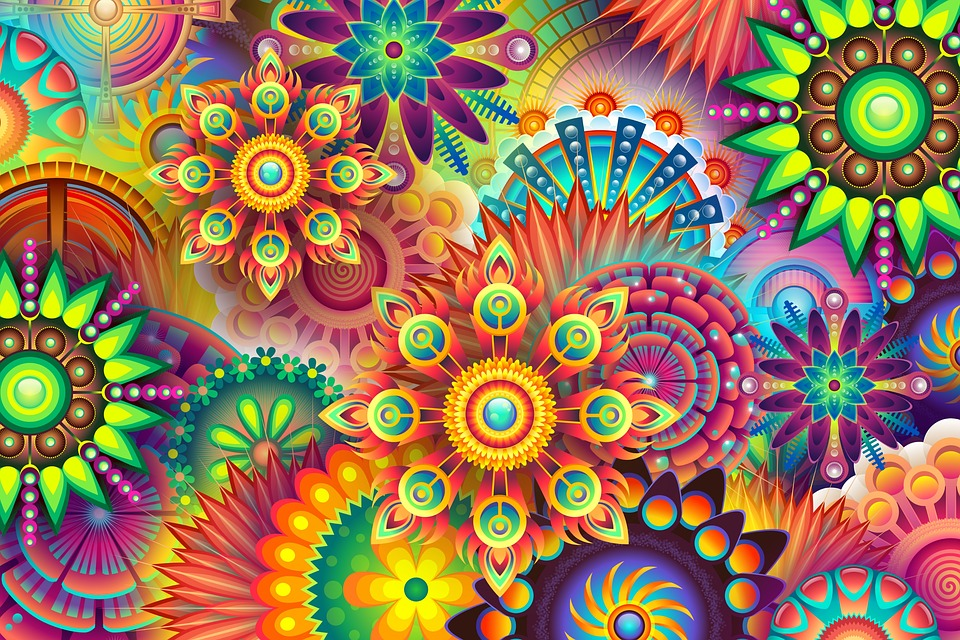
#> input picture dis.jpg, 960 x 640 px
$ python img4.py
#> lines starting #> are read from the running program, lines starting #| are printed output that depends on the picture
from PIL import Image, ImageFilter

file="dis.jpg"

image = Image.open(file)
#> image is the input picture: PIL image 960x640 RGB; mean R, G, B 150.8, 119.1, 86.1
box = (30, 30, 100, 100)
crop_img = image.crop(box)
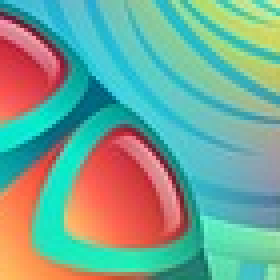
#> crop_img: PIL image 70x70 RGB (shown 4 times larger); mean R, G, B 119.1, 164.7, 148.6
# Use GaussianBlur directly to blur the image 10 times.
blur_image = crop_img.filter(ImageFilter.GaussianBlur(radius=20)).show()
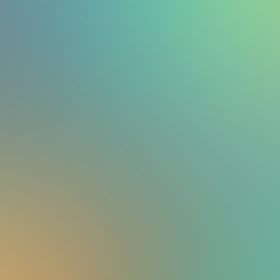
#> shown: PIL image 70x70 RGB (shown 4 times larger); mean R, G, B 125.6, 164.1, 144.8

$ run again, with girl.jpg copied over dis.jpg
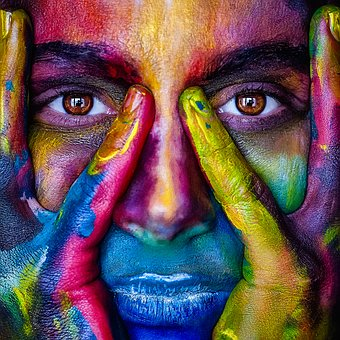
#> input picture girl.jpg, 340 x 340 px
#> image is the input picture: PIL image 340x340 RGB; mean R, G, B 102.5, 79.3, 83.8
#> `crop_img = image.crop(box)`:
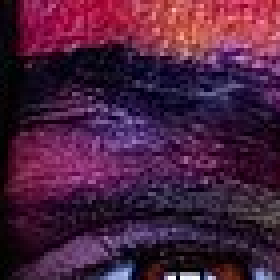
#> crop_img: PIL image 70x70 RGB (shown 4 times larger); mean R, G, B 74.5, 32.1, 62.3
#> `blur_image = crop_img.filter(ImageFilter.GaussianBlur(radius=20)).show()`:
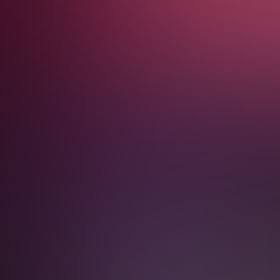
#> shown: PIL image 70x70 RGB (shown 4 times larger); mean R, G, B 76.6, 34.7, 62.5
